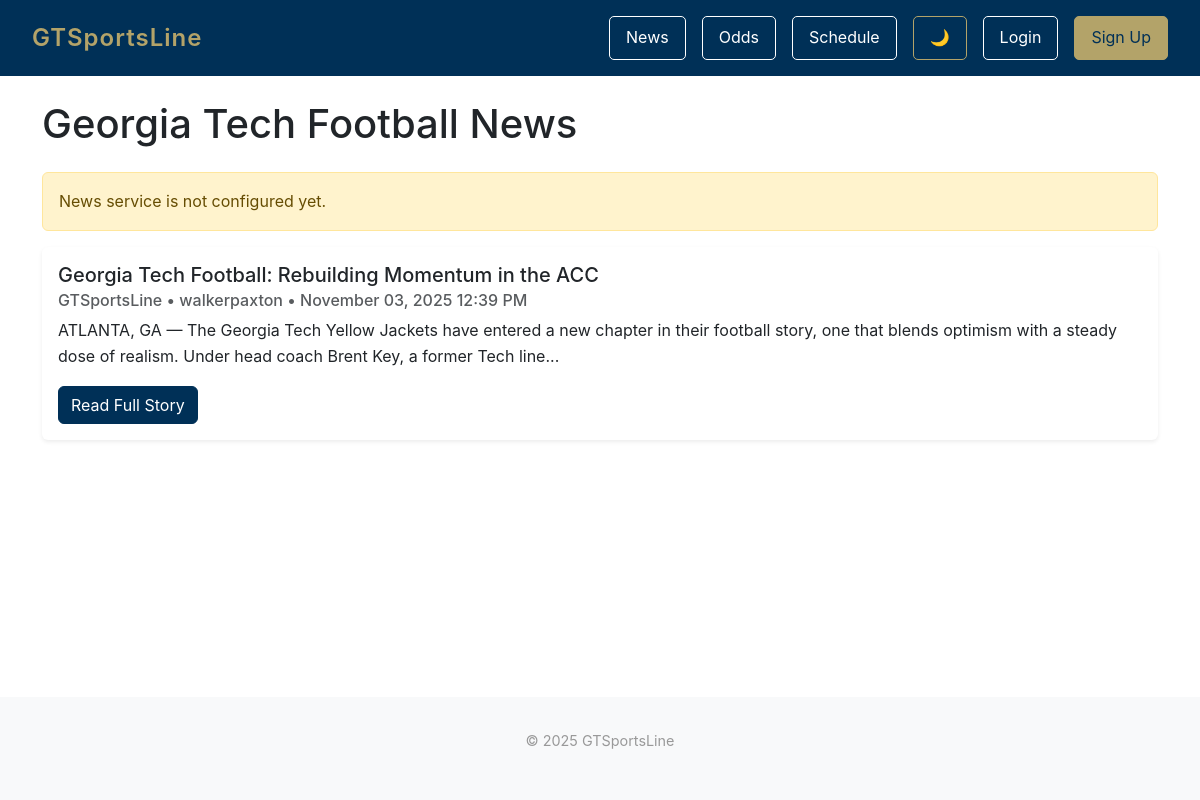
Page /news/ on the committed database.
### news/models.py (models this page shows, shortened)
class NewsArticle(models.Model):
    title = models.CharField(max_length=200)
    content = models.TextField()
    author = models.ForeignKey(User, on_delete=models.CASCADE)
    created_at = models.DateTimeField(auto_now_add=True)
    updated_at = models.DateTimeField(auto_now=True)
    class Meta:
        ordering = ['-created_at']

### news/views.py (the view)
# urls.py: path('', views.news_list, name='news.list'),
def news_list(request):
    template_data = {
        'title': 'Georgia Tech Football News'
    }
    db_articles = NewsArticle.objects.all()
    db_articles_list = []
    for article in db_articles:
        db_articles_list.append({
            "title": article.title,
            "description": article.content[:200] + "..." if len(article.content) > 200 else article.content,
            "url": f"/news/{article.id}/",  # Link to detail page
            "image_url": None,
            "source": "GTSportsLine",
            "author": article.author.username,
            "published_at": article.created_at,
            "is_db_article": True,  # Flag to identify database articles
            "article_id": article.id,
        })
    api_articles, error_message = _fetch_georgia_tech_football_news()
    for article in api_articles:
        article["is_db_article"] = False
    all_articles = db_articles_list + api_articles
    template_data['articles'] = all_articles
    template_data['error_message'] = error_message
    return render(request, 'news/news.html', {'template_data': template_data})

### news/views.py (called while the page is built, shortened)
def _fetch_georgia_tech_football_news():
    api_key = getattr(settings, "NEWS_API_KEY", None)
    if not api_key:
        return [], "News service is not configured yet."

### news/templates/news/news.html (shortened to what this page needs)
{% extends 'base.html' %}
{% block content %}
<div class="container mt-4">
    <h1 class="mb-4">Georgia Tech Football News</h1>
    {% if template_data.error_message %}
        <div class="alert alert-warning" role="alert">
            {{ template_data.error_message }}
        </div>
    {% endif %}
    {% for article in template_data.articles %}
    <div class="card mb-3 shadow-sm border-0">
        <div class="card-body">
            <h5 class="card-title">{{ article.title }}</h5>
            <h6 class="card-subtitle mb-2 text-muted">
                {% if article.source %}{{ article.source }}{% endif %}
                {% if article.author %} • {{ article.author }}{% endif %}
                {% if article.published_at %} • {{ article.published_at|date:"F d, Y g:i A" }}{% endif %}
            </h6>
            {% if article.description %}
                <p class="card-text">{{ article.description }}</p>
            {% endif %}
            <a href="{{ article.url }}" class="btn btn-primary" style="background-color: #003057; border-color: #003057;" target="_blank" rel="noopener noreferrer">Read Full Story</a>
        </div>
    </div>
    {% empty %}
    <div class="alert alert-info" role="alert">
        No Georgia Tech football stories are available right now. Please check back later.
    </div>
    {% endfor %}
</div>
{% endblock %}

### gtsportsline/templates/base.html (style rules this page uses)
* { margin: 0; padding: 0; box-sizing: border-box; }
body { font-family: 'Poppins', -apple-system, BlinkMacSystemFont, 'Segoe UI', Roboto, Oxygen, Ubuntu, Cantarell, sans-serif; line-height: 1.6; min-height: 100vh; display: flex; flex-direction: column; }

### rows in the picture
NewsArticle: title "Georgia Tech Football: Rebuilding Momentum in the ACC", published_at "November 03, 2025 12:39 PM"

### other values in the picture
{{ template_data.error_message }} "News service is not configured yet."
{{ article.source }} "GTSportsLine"
{{ article.author }} "walkerpaxton"
